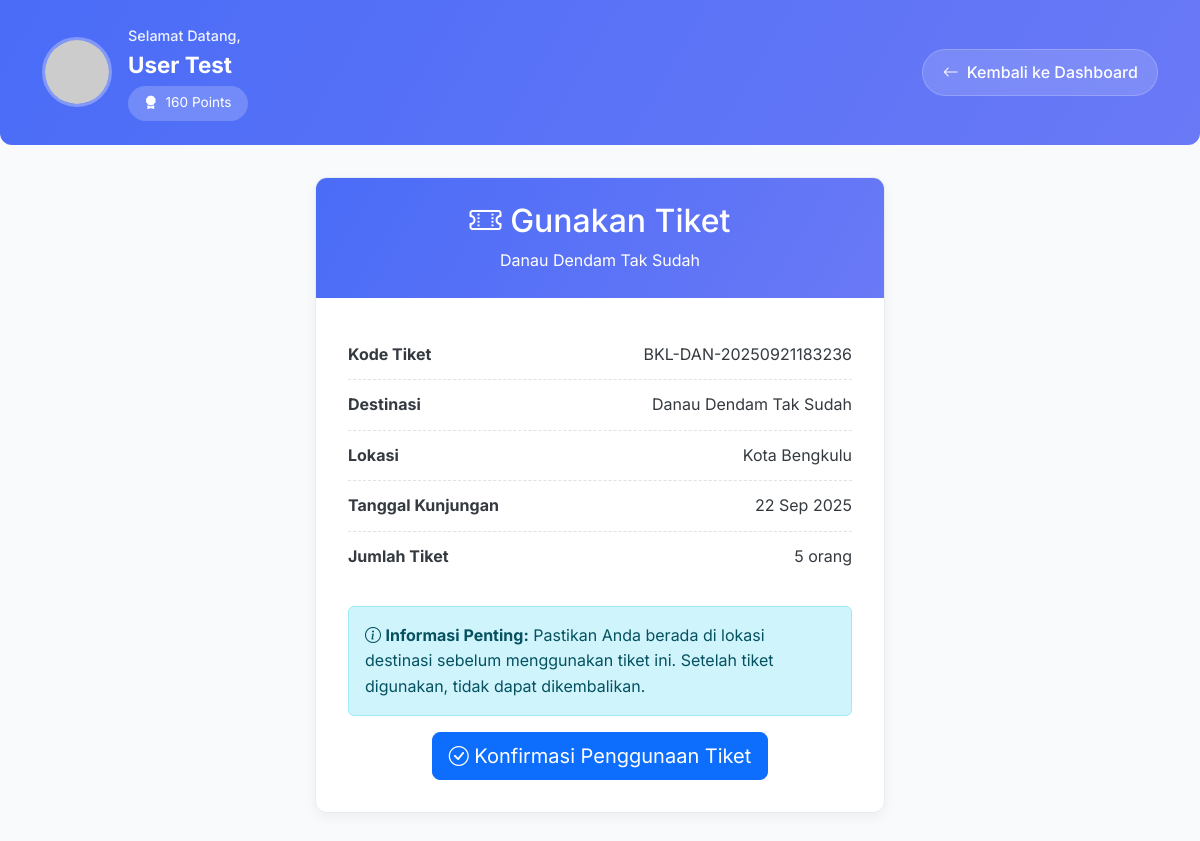
Screenshot of /user/use_ticket.php?id=16 (signed in) with the database file from the repository.
### tables this page shows
CREATE TABLE `tickets` (
  `id` int(11) NOT NULL,
  `user_id` int(11) DEFAULT NULL,
  `destination_id` int(11) DEFAULT NULL,
  `code` varchar(50) NOT NULL,
  `visit_date` date DEFAULT NULL,
  `quantity` int(11) DEFAULT NULL,
  `total_price` decimal(10,2) DEFAULT NULL,
  `status` enum('pending','paid','cancelled') DEFAULT 'pending',
  `created_at` timestamp NOT NULL DEFAULT current_timestamp(),
  `used_at` datetime DEFAULT NULL
);

CREATE TABLE `destinations` (
  `id` int(11) NOT NULL,
  `name` varchar(100) NOT NULL,
  `description` text DEFAULT NULL,
  `location` varchar(100) DEFAULT NULL,
  `price` decimal(10,2) NOT NULL,
  `category` varchar(50) DEFAULT NULL,
  `image` varchar(255) DEFAULT NULL,
  `rating` float DEFAULT 0,
  `facilities` text DEFAULT NULL,
  `activities` text DEFAULT NULL,
  `created_at` timestamp NOT NULL DEFAULT current_timestamp(),
  `is_featured` tinyint(1) DEFAULT 0
);

### user/use_ticket.php (the view, shortened to what this page needs)
<?php
require_once '../config/database.php';
$ticket_id = $_GET['id'];
$user_id = $_SESSION['user']['id'];
$stmt = $pdo->prepare("
    SELECT t.*, d.name as destination_name, d.location
    FROM tickets t
    JOIN destinations d ON t.destination_id = d.id
    WHERE t.id = ? AND t.user_id = ?
");
$stmt->execute([$ticket_id, $user_id]);
$ticket = $stmt->fetch();
?>
<!DOCTYPE html>
<html lang="id">
<head>
    <link href="https://cdn.jsdelivr.net/npm/bootstrap@5.3.0/dist/css/bootstrap.min.css" rel="stylesheet">
    <link rel="stylesheet" href="https://cdn.jsdelivr.net/npm/bootstrap-icons@1.10.0/font/bootstrap-icons.css">
</head>
<body>
    <header class="dashboard-header">
        <div class="container">
            <div class="header-container">
                <div class="user-info">
                    <img src="https://randomuser.me/api/portraits/men/32.jpg" alt="User Avatar" class="user-avatar">
                    <div class="flex-grow-1">
                        <div class="welcome-text">Selamat Datang,</div>
                        <div class="user-name"><?= htmlspecialchars($_SESSION['user']['name']) ?></div>
                        <div class="user-points">
                            <i class="bi bi-award-fill"></i>
                            <span><?= $_SESSION['user']['points'] ?> Points</span>
                        </div>
                    </div>
                </div>
                <a href="dashboard.php" class="back-btn">
                    <i class="bi bi-arrow-left"></i>
                    <span>Kembali ke Dashboard</span>
                </a>
            </div>
        </div>
    </header>
    <div class="use-ticket-container">
        <div class="use-ticket-card">
            <div class="use-ticket-header">
                <h2><i class="bi bi-ticket-perforated"></i> Gunakan Tiket</h2>
                <p class="mb-0"><?= htmlspecialchars($ticket['destination_name']) ?></p>
            </div>
            <div class="use-ticket-body">
                <?php if (isset($success)): ?>
                    <div class="success-animation">
                        <i class="bi bi-check-circle-fill"></i>
                    </div>
                    <div class="alert alert-success text-center">
                        <h4><?= $success ?></h4>
                        <p class="mb-0">Anda mendapatkan <?= $points ?> poin reward!</p>
                    </div>
                    <div class="text-center">
                        <a href="dashboard.php" class="btn btn-primary">Kembali ke Dashboard</a>
                    </div>
                <?php else: ?>
                    <div class="ticket-info">
                        <div class="ticket-info-item">
                            <strong>Kode Tiket</strong>
                            <span><?= htmlspecialchars($ticket['code']) ?></span>
                        </div>
                        <div class="ticket-info-item">
                            <strong>Destinasi</strong>
                            <span><?= htmlspecialchars($ticket['destination_name']) ?></span>
                        </div>
                        <div class="ticket-info-item">
                            <strong>Lokasi</strong>
                            <span><?= htmlspecialchars($ticket['location']) ?></span>
                        </div>
                        <div class="ticket-info-item">
                            <strong>Tanggal Kunjungan</strong>
                            <span><?= date('d M Y', strtotime($ticket['visit_date'])) ?></span>
                        </div>
                        <div class="ticket-info-item">
                            <strong>Jumlah Tiket</strong>
                            <span><?= $ticket['quantity'] ?> orang</span>
                        </div>
                    </div>
                    <div class="alert alert-info">
                        <i class="bi bi-info-circle"></i>
                        <strong>Informasi Penting:</strong> Pastikan Anda berada di lokasi destinasi sebelum menggunakan tiket ini.
                        Setelah tiket digunakan, tidak dapat dikembalikan.
                    </div>
                    <form method="POST">
                        <div class="text-center">
                            <button type="submit" class="btn btn-primary btn-lg">
                                <i class="bi bi-check-circle"></i> Konfirmasi Penggunaan Tiket
                            </button>
                        </div>
                    </form>
                <?php endif; ?>
            </div>
        </div>
    </div>
</body>
</html>

### user/use_ticket.php (style rules this page uses)
:root { --primary-color: #3498db; --primary-light: #ebf5ff; --secondary-color: #2ecc71; --secondary-light: #eefff6; --accent-color: #e74c3c; --warning-color: #f39c12; --warning-light: #fef5e7; --info-color: #17a2b8; --info-light: #e8f4f7; --dark-color: #2c3e50; --light-color: #f8f9fa; --gray-100: #f8f9fa; --gray-200: #e9ecef; --gray-300: #dee2e6; --gray-400: #ced4da; --gray-500: #adb5bd; --gray-600: #6c757d; --gray-700: #495057; --gray-800: #343a40; --gray-900: #212529; --card-shadow: 0 4px 12px rgba(0, 0, 0, 0.05); --card-shadow-hover: 0 8px 24px rgba(0, 0, 0, 0.1); --border-radius: 12px; --transition: all 0.3s ease; }
html { scroll-behavior: smooth; }
body { background-color: #f8fafc; font-family: 'Inter', sans-serif; color: var(--gray-800); line-height: 1.6; }
.dashboard-header { background: linear-gradient(120deg, #4a6cf7, #6a79f6); color: white; padding: 1.5rem 0; margin-bottom: 2rem; border-radius: 0 0 var(--border-radius) var(--border-radius); }
.header-container { display: flex; justify-content: space-between; align-items: center; }
.user-info { display: flex; align-items: center; gap: 1rem; }
.user-avatar { width: 70px; height: 70px; border-radius: 50%; object-fit: cover; border: 3px solid rgba(255, 255, 255, 0.3); }
.welcome-text { font-weight: 500; font-size: 0.9rem; opacity: 0.9; }
.user-name { font-weight: 700; font-size: 1.4rem; margin-bottom: 0.2rem; }
.user-points { display: flex; align-items: center; gap: 0.5rem; background: rgba(255, 255, 255, 0.2); padding: 0.4rem 1rem; border-radius: 20px; font-size: 0.85rem; backdrop-filter: blur(10px); }
.back-btn { background: rgba(255, 255, 255, 0.15); backdrop-filter: blur(10px); border: 1px solid rgba(255, 255, 255, 0.2); color: white; padding: 0.6rem 1.2rem; border-radius: 30px; display: flex; align-items: center; gap: 0.5rem; transition: var(--transition); font-weight: 500; text-decoration: none; }
.use-ticket-container { max-width: 600px; margin: 2rem auto; padding: 0 15px; }
.use-ticket-card { border-radius: var(--border-radius); box-shadow: var(--card-shadow); overflow: hidden; background: white; border: 1px solid var(--gray-200); }
.use-ticket-header { background: linear-gradient(120deg, #4a6cf7, #6a79f6); color: white; padding: 1.5rem; text-align: center; }
.use-ticket-body { padding: 2rem; }
.ticket-info { margin-bottom: 1.5rem; }
.ticket-info-item { display: flex; justify-content: space-between; padding: 0.75rem 0; border-bottom: 1px dashed var(--gray-300); }
.ticket-info-item:last-child { border-bottom: none; }

### rows the page displays
tickets: destination.name "Danau Dendam Tak Sudah", code "BKL-DAN-20250921183236", destination.location "Kota Bengkulu", visit_date "22 Sep 2025", quantity "5"

### other values shown
$_SESSION['user']['name'] "User Test"
$_SESSION['user']['points'] "160"
